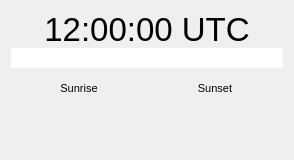
<?xml version="1.0" encoding="UTF-8"?>
<ui version="4.0">
 <class>ClockWidget</class>
 <widget class="QWidget" name="ClockWidget">
  <property name="geometry">
   <rect>
    <x>0</x>
    <y>0</y>
    <width>294</width>
    <height>160</height>
   </rect>
  </property>
  <property name="windowTitle">
   <string>Form</string>
  </property>
  <layout class="QVBoxLayout" name="verticalLayout">
   <property name="spacing">
    <number>0</number>
   </property>
   <item>
    <widget class="QLabel" name="clockLabel">
     <property name="font">
      <font>
       <pointsize>25</pointsize>
      </font>
     </property>
     <property name="text">
      <string>12:00:00 UTC</string>
     </property>
     <property name="alignment">
      <set>Qt::AlignCenter</set>
     </property>
    </widget>
   </item>
   <item>
    <widget class="QGraphicsView" name="sunGraphicsView">
     <property name="maximumSize">
      <size>
       <width>16777215</width>
       <height>20</height>
      </size>
     </property>
     <property name="frameShape">
      <enum>QFrame::NoFrame</enum>
     </property>
     <property name="frameShadow">
      <enum>QFrame::Plain</enum>
     </property>
     <property name="lineWidth">
      <number>0</number>
     </property>
     <property name="verticalScrollBarPolicy">
      <enum>Qt::ScrollBarAlwaysOff</enum>
     </property>
     <property name="horizontalScrollBarPolicy">
      <enum>Qt::ScrollBarAlwaysOff</enum>
     </property>
     <property name="interactive">
      <bool>false</bool>
     </property>
     <property name="renderHints">
      <set>QPainter::TextAntialiasing</set>
     </property>
    </widget>
   </item>
   <item>
    <layout class="QHBoxLayout" name="horizontalLayout_2">
     <item>
      <widget class="QLabel" name="sunRiseLabel">
       <property name="sizePolicy">
        <sizepolicy hsizetype="Expanding" vsizetype="Preferred">
         <horstretch>0</horstretch>
         <verstretch>0</verstretch>
        </sizepolicy>
       </property>
       <property name="minimumSize">
        <size>
         <width>60</width>
         <height>0</height>
        </size>
       </property>
       <property name="text">
        <string/>
       </property>
       <property name="alignment">
        <set>Qt::AlignCenter</set>
       </property>
      </widget>
     </item>
     <item>
      <widget class="QLabel" name="sunSetLabel">
       <property name="sizePolicy">
        <sizepolicy hsizetype="Expanding" vsizetype="Preferred">
         <horstretch>0</horstretch>
         <verstretch>0</verstretch>
        </sizepolicy>
       </property>
       <property name="minimumSize">
        <size>
         <width>60</width>
         <height>0</height>
        </size>
       </property>
       <property name="text">
        <string/>
       </property>
       <property name="alignment">
        <set>Qt::AlignCenter</set>
       </property>
      </widget>
     </item>
    </layout>
   </item>
   <item>
    <layout class="QHBoxLayout" name="horizontalLayout">
     <item>
      <widget class="QLabel" name="label">
       <property name="font">
        <font>
         <pointsize>8</pointsize>
        </font>
       </property>
       <property name="text">
        <string>Sunrise</string>
       </property>
       <property name="alignment">
        <set>Qt::AlignCenter</set>
       </property>
      </widget>
     </item>
     <item>
      <widget class="QLabel" name="label_2">
       <property name="font">
        <font>
         <pointsize>8</pointsize>
        </font>
       </property>
       <property name="text">
        <string>Sunset</string>
       </property>
       <property name="alignment">
        <set>Qt::AlignCenter</set>
       </property>
      </widget>
     </item>
    </layout>
   </item>
   <item>
    <spacer name="verticalSpacer">
     <property name="orientation">
      <enum>Qt::Vertical</enum>
     </property>
     <property name="sizeHint" stdset="0">
      <size>
       <width>20</width>
       <height>40</height>
      </size>
     </property>
    </spacer>
   </item>
  </layout>
 </widget>
 <resources/>
 <connections/>
</ui>
